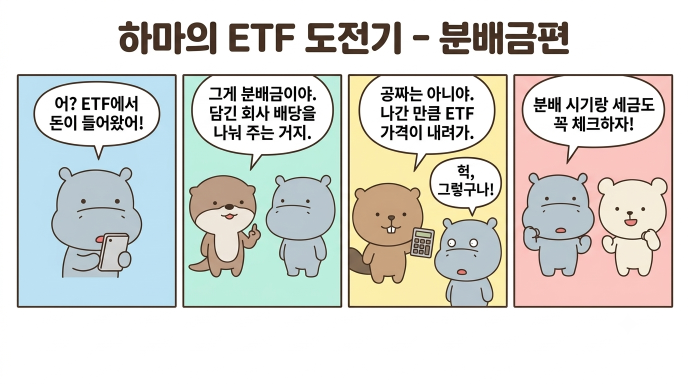
#> input picture queue/daily/2026-10-07/1200.png, 1376 x 768 px, found by its file name (shown at 1/2 size)
$ python split_panels.py queue/daily/2026-10-07/1200.png
#> lines starting #> are read from the running program, lines starting #| are printed output that depends on the picture
"""split_panels.py — 4컷 툰 한 장(가로 1줄 또는 2×2)을 휴대폰용 4장(4:5 세로)으로 나눈다.

사용: python tools/split_panels.py queue/daily/2026-10-07/1200.png
  → 같은 폴더에 1200-1.png ~ 1200-4.png 생성, 1200.json 에 "panels" 목록 기록.
각 장 = 위쪽에 원본 제목 띠 + 아래에 해당 컷 확대. 칸 경계는 흰 여백으로 자동 탐지.
"""
from __future__ import annotations
import json, sys
from pathlib import Path
from PIL import Image

W, H = 1080, 1350          # Threads 세로 4:5
BG = (255, 255, 255)


def runs(flags, min_len):
    out, start = [], None
    for i, f in enumerate(list(flags) + [False]):
        if f and start is None:
            start = i
        elif not f and start is not None:
            if i - start >= min_len:
                out.append((start, i))
            start = None
    return out


def detect(img: Image.Image):
    """제목 띠와 컷 상자 목록을 찾는다. 가로 1줄 4컷과 2×2(2줄 2칸) 둘 다 지원 (2026-10-16)."""
    g = img.convert("L")
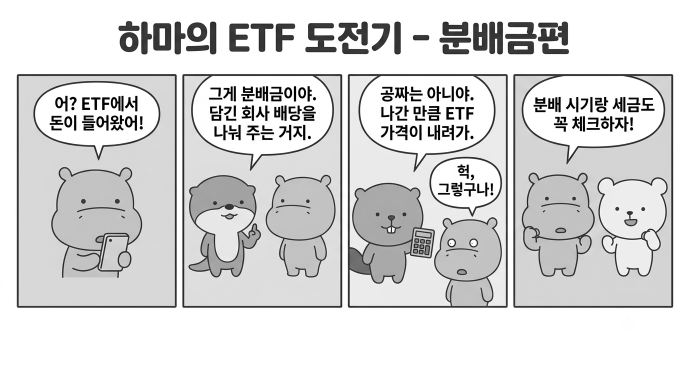
#> g: PIL image 1376x768 L (shown at 1/2 size); min 0, max 255, mean 216.9
    w, h = g.size
#> w = 1376; h = 768
    px = g.load()
    dark = lambda x, y: px[x, y] < 235
    row = [sum(dark(x, y) for x in range(0, w, 2)) / (w / 2) for y in range(h)]
    bands = runs([r > 0.01 for r in row], 8)
#> bands = [(43, 109), (148, 616)]
    tallest = max(b[1] - b[0] for b in bands)
#> tallest = 468
    rows = [b for b in bands if b[1] - b[0] >= tallest * 0.6]      # 컷 줄(1줄 또는 2줄)
#> rows = [(148, 616)]
    title = [b for b in bands if b[1] <= rows[0][0]]
#> title = [(43, 109)]
    title_box = (title[0][0], title[-1][1]) if title else None
#> title_box = (43, 109)
    boxes = []
    for y0, y1 in rows:
        col = [sum(dark(x, y) for y in range(y0, y1, 2)) / ((y1 - y0) / 2) for x in range(w)]
        for x0, x1 in runs([c > 0.05 for c in col], w // 12):
            boxes.append((x0, y0, x1, y1))
    return title_box, boxes


ASPECT_MIN, ASPECT_MAX = 0.70, 1.00   # 컷 가로/세로 — 세로 4:5(0.8) 근처만 허용 (2026-11-02)


def check_boxes(img: Image.Image, boxes) -> None:
    """2×2 세로 4컷이 아니거나 컷 비율·크기가 들쭉날쭉하면 실패 — 이상한 비율로 올라가는 것 방지."""
    if len(boxes) != 4:
        raise SystemExit(f"컷 {len(boxes)}개 탐지 — 4컷이 아니라 나누지 않음: {boxes}")
    if img.width >= img.height:
        raise SystemExit(f"원본이 가로형({img.width}x{img.height}) — 세로 4:5 2×2로 다시 만들 것")
    if len({(y0, y1) for _, y0, _, y1 in boxes}) != 2:
        raise SystemExit(f"2×2 배치가 아님: {boxes}")
    if min(img.size) < 800:
        raise SystemExit(f"해상도 부족({img.width}x{img.height}) — 원본 크기로 다시 받을 것")
    ws = [x1 - x0 for x0, _, x1, _ in boxes]; hs = [y1 - y0 for _, y0, _, y1 in boxes]
    for i, (w, h) in enumerate(zip(ws, hs), 1):
        if not ASPECT_MIN <= w / h <= ASPECT_MAX:
            raise SystemExit(f"{i}컷 비율 {w/h:.2f} — 허용 {ASPECT_MIN}~{ASPECT_MAX} 밖")
    if max(ws) > min(ws) * 1.1 or max(hs) > min(hs) * 1.15:   # 세로는 15%까지 (2026-11-06)
        raise SystemExit(f"컷 크기가 들쭉날쭉: 가로 {ws}, 세로 {hs}")


def split(src: Path) -> list[Path]:
    img = Image.open(src).convert("RGB")
    title_box, boxes = detect(img)
#> title_box = (43, 109); boxes = [(33, 148, 354, 616), (364, 148, 685, 616), (695, 148, 1010, 616), (1026, 148, 1347, 616)]
    check_boxes(img, boxes)
    title = None
    if title_box:
        t0, t1 = max(0, title_box[0] - 10), min(img.height, title_box[1] + 10)
        title = img.crop((0, t0, img.width, t1))
        title = title.resize((W, round(title.height * W / title.width)), Image.LANCZOS)
        if title.height > 140:                     # 세로 그림이면 제목 띠가 너무 커지지 않게
            title = title.resize((round(title.width * 140 / title.height), 140), Image.LANCZOS)
    outs = []
    for i, (x0, y0, x1, y1) in enumerate(boxes, 1):
        pad = 4
        panel = img.crop((max(0, x0 - pad), max(0, y0 - pad), min(img.width, x1 + pad), min(img.height, y1 + pad)))
        canvas = Image.new("RGB", (W, H), BG)
        top = 30
        if title:
            canvas.paste(title, ((W - title.width) // 2, top))
            top += title.height + 20
        avail_w, avail_h = W - 80, H - top - 40
        s = min(avail_w / panel.width, avail_h / panel.height)
        p = panel.resize((round(panel.width * s), round(panel.height * s)), Image.LANCZOS)
        canvas.paste(p, ((W - p.width) // 2, top + (avail_h - p.height) // 2))
        out = src.with_name(f"{src.stem}-{i}.png")
        canvas.save(out, optimize=True)
        outs.append(out)
    return outs


if __name__ == "__main__":
    src = Path(sys.argv[1])
#> (the run stopped early here; a loop or call above may not have finished)

$ run again, with queue/daily/2026-10-07/0950.jpg saved as queue/daily/2026-10-07/1200.png
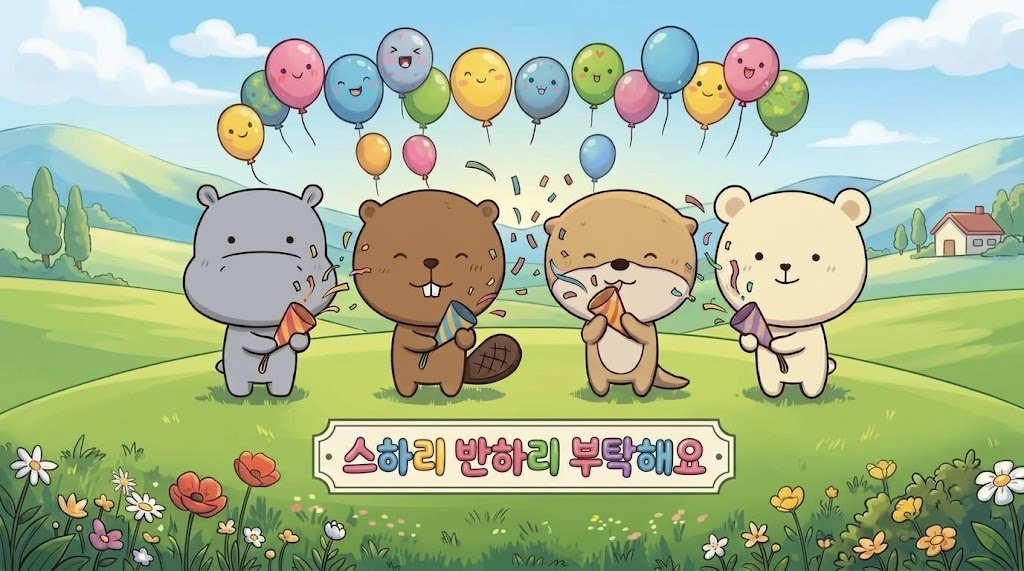
#> input picture queue/daily/2026-10-07/0950.jpg, 1024 x 571 px, found by its file name
#> in split, img is the input picture: PIL image 1024x571 RGB; mean R, G, B 167.7, 184, 149.7
#> in detect, `g = img.convert("L")`:
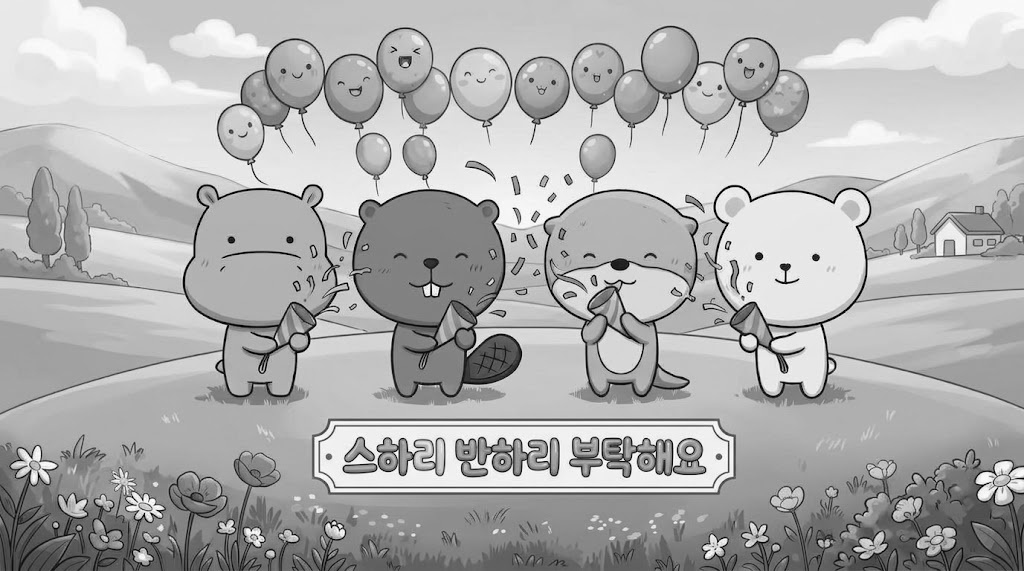
#> g: PIL image 1024x571 L; min 0, max 254, mean 175.2
#> in split, `title_box, boxes = detect(img)`: title_box = None; boxes = [(0, 0, 1024, 571)]
